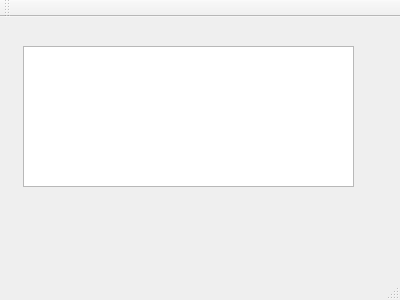
<?xml version="1.0" encoding="UTF-8"?>
<ui version="4.0">
 <class>MainWindow</class>
 <widget class="QMainWindow" name="MainWindow">
  <property name="geometry">
   <rect>
    <x>0</x>
    <y>0</y>
    <width>400</width>
    <height>300</height>
   </rect>
  </property>
  <property name="windowTitle">
   <string>MainWindow</string>
  </property>
  <widget class="QWidget" name="centralWidget">
   <widget class="QPlainTextEdit" name="m_showValue">
    <property name="geometry">
     <rect>
      <x>23</x>
      <y>29</y>
      <width>331</width>
      <height>141</height>
     </rect>
    </property>
   </widget>
  </widget>
  <widget class="QMenuBar" name="menuBar">
   <property name="geometry">
    <rect>
     <x>0</x>
     <y>0</y>
     <width>400</width>
     <height>19</height>
    </rect>
   </property>
  </widget>
  <widget class="QToolBar" name="mainToolBar">
   <attribute name="toolBarArea">
    <enum>TopToolBarArea</enum>
   </attribute>
   <attribute name="toolBarBreak">
    <bool>false</bool>
   </attribute>
  </widget>
  <widget class="QStatusBar" name="statusBar"/>
 </widget>
 <layoutdefault spacing="6" margin="11"/>
 <resources/>
 <connections/>
</ui>
